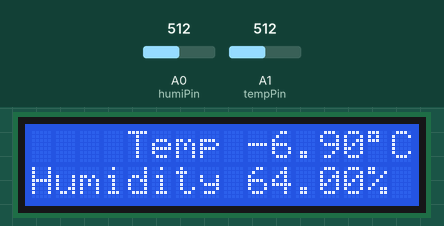
Recording of a sketch running on a simulated Arduino Uno, built with avr-gcc and run on an emulated ATmega328P. Parts: 16×2 character LCD. Inputs (shaded band) come from the test bench; at power-on: A0 (humiPin) = 512, A1 (tempPin) = 512.

Above: at 4.2 s.
4.3 s: A0 (humiPin) set to 716
At 6.1 s:
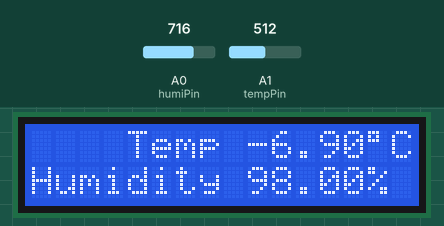
7.0 s: A1 (tempPin) set to 716
At 7.6 s:
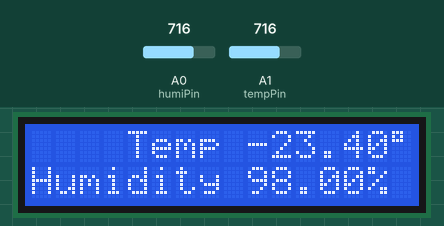
9.7 s: A0 (humiPin) set to 900
At 11.7 s:
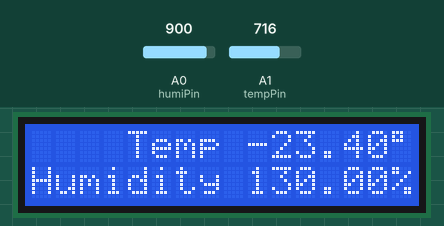
12.7 s: A1 (tempPin) set to 900
At 14.4 s:
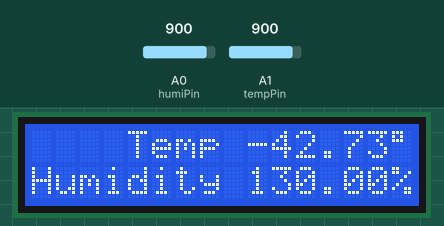
15.4 s: A0 (humiPin) set to 1023
At 18.5 s:
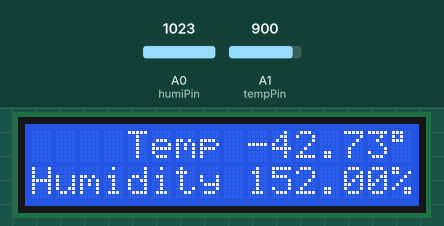
18.8 s: A1 (tempPin) set to 1023
At 20.1 s:
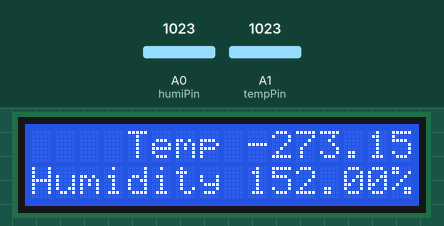
Timing chart, 0 to 21.8 s (numbered marks = the images above; inputs shaded):
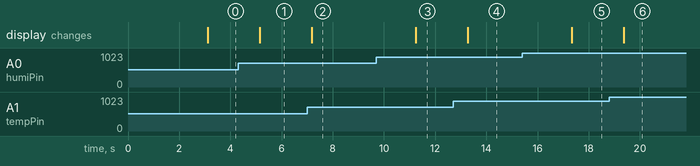

The sketch:

Flag1613A_i2cLCD.ino
```cpp
/*
 * 本範例使用 Flag1613A 來量測溫溼度值，              © 華夏科大電子系 吳宗憲
 * 並將量測結果傳送至序列監控視窗觀察。
 * 工作電壓：DC5V
 * FLAG1613A Temperature腳位<------->Arduino A1
 * FLAG1613A Humidity腳位<---------->Arduino A0
 */
#include <Wire.h>
#include <LiquidCrystal_I2C.h>

const int tempPin=A1, humiPin=A0;
unsigned int tempAdc,humiAdc; // 儲存讀取的ADC值

LiquidCrystal_I2C lcd(0x3F, 2, 1, 0, 4, 5, 6, 7, 3, POSITIVE);  // Set the LCD I2C address

void setup(void)
{
  lcd.begin(16,2);               // initialize the lcd
  lcd.clear();
  //lcd.home ();                   // go home
  lcd.print("Hello, ARDUINO ");
  lcd.setCursor ( 0, 1 );        // go to the next line
  lcd.print (" FORUM - fm   ");
  delay ( 3000 );
}

void loop()
{
  char humidityData[10];
  char tempData[10];

  lcd.clear();
  FLAG1613AProcessing(tempData,humidityData);
  lcd.setCursor ( 4, 0 );        // go to the next line
  lcd.print ("Temp");
  lcd.setCursor ( 9, 0 );        // go to the next line
  lcd.print (tempData);
  lcd.print ((char) 0xDF);
  lcd.print ("C");
  lcd.setCursor ( 0, 1 );        // go to the next line
  lcd.print ("Humidity");
  lcd.setCursor ( 9, 1 );        // go to the next line
  lcd.print (humidityData);
  lcd.print ("%");
  delay(2000);
}

void FLAG1613AProcessing(char TD[],char HD[]) {
// 取得 A0, A1 腳位感測值, 傳回值範圍為 0~1023
  tempAdc = analogRead(tempPin);
  humiAdc = analogRead(humiPin);

  dtostrf(adcToTemperature(tempAdc),5,2,TD);
  dtostrf(adcToHumidity(humiAdc),5,2,HD);
}

// Flag-1613A 溼度感測器的『ADC=>溼度』轉換函式
// 詳見 Flag-1613A 產品手冊
byte adcToHumidity(unsigned int adc)
{
  float v = (adc/1023.0)*5;

  return (-0.154 + 0.3134*v + 0.00093156 *v*v*v)*100;
}

// Flag-1613A 溫度感測器的『ADC=>溫度』轉換函式
// 詳見 Flag-1613A 產品手冊
float adcToTemperature(unsigned int adc)
{
  float r= adc/(1023.0-adc) *39000;
  float t= 0.000650630554294582 + 0.00029368977366999 * log(r);

  return (1/t)-273.15;
}
```

Measured:
- after the input at 4.3 s, the display: changes after 0.85 s (image 1)
- after the input at 7.0 s, the display: changes after 0.19 s (image 2)
- after the input at 9.7 s, the display: changes after 1.5 s (image 3)
- after the input at 12.7 s, the display: changes after 0.58 s (image 4)
- after the input at 15.4 s, the display: changes after 1.9 s (image 5)
- after the input at 18.8 s, the display: changes after 0.58 s (image 6)
